Frame 1 (no input): blank canvas, image omitted
Frame 60 (no input): blank canvas, image omitted
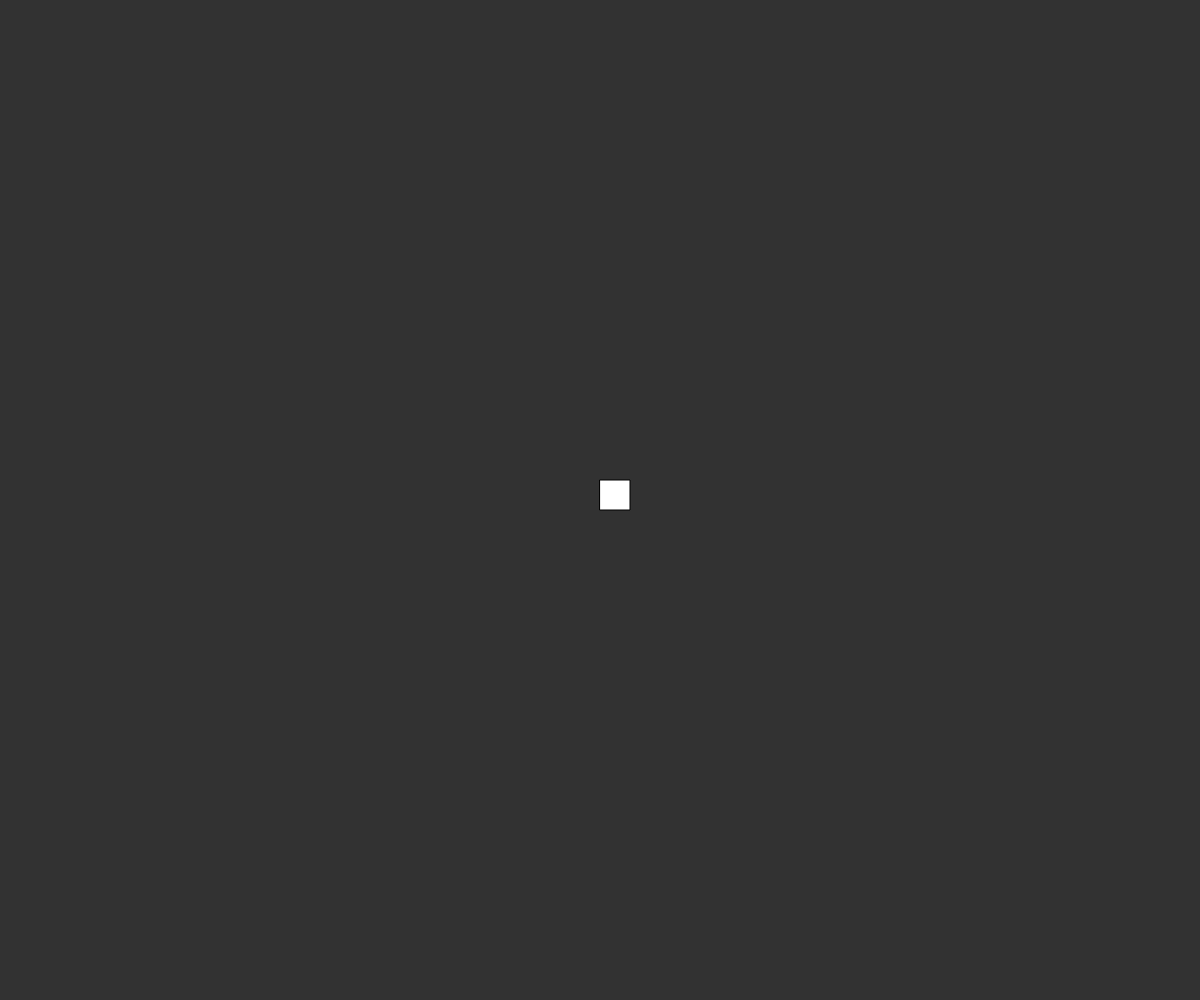
Frame 120 (the mouse pressed at the canvas centre since frame 60)

The p5.js sketch whose frames 1 and 60 were blank and that drew this single picture after the mouse press (run headless with seeded random() and noise() and a simulated clock; from frame 60 on, the mouse is pressed at the canvas centre):

// p5.js sketch
// ── sketch.js
var screenX = window.innerWidth;
var screenY = window.innerHeight;
var globalScale = 30;
var mapGrid;


function setup(){
  createCanvas(screenX, screenY);
  mapGrid = createGrid();
}
function mousePressed() {
    changeOnGrid(mouseX, mouseY);
}

function draw(){
  background(50);
  showGrid();
}

function keyPressed(){

}


function createGrid(){
  let scale = globalScale;
  let grid = [];
  let x = Math.floor(screenX/scale);
  let y = Math.floor(screenY/scale);
  for(let i = 0; i < y; i++){
    let placeholder = [];
    for(let i = 0; i < x; i++){
      placeholder.push(0);
    }
    grid.push(placeholder);
  }
  return grid;
}

function changeOnGrid(ximp, yimp){
  let x = Math.floor(ximp/globalScale);
  let y = Math.floor(yimp/globalScale);
  if(mapGrid[y][x] === 1){
    mapGrid[y][x] = 0;
  }
  else{
    mapGrid[y][x] =1;
  }
}

function showGrid(){
  for(let columnNumber = 0; columnNumber < mapGrid.length; columnNumber++){
    for(let rowPosition = 0; rowPosition < mapGrid[0].length; rowPosition++){
      if(mapGrid[columnNumber][rowPosition] === 1){
        fill(255,255,255);
        rect(rowPosition*globalScale, columnNumber*globalScale, globalScale, globalScale);
      }
    }
  }
}
